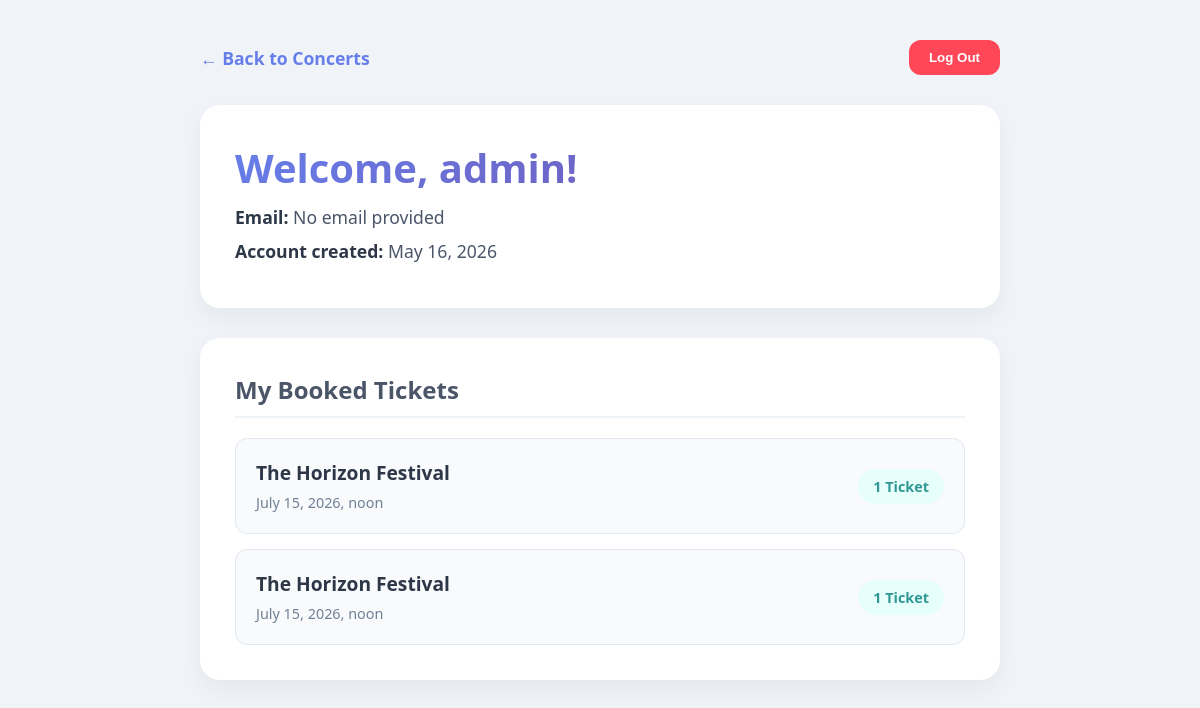
/profile/ (signed in), run on the app's committed database.
### booking/models.py (models this page shows, shortened)
class Booking(models.Model):
    user = models.ForeignKey(User, on_delete=models.CASCADE)
    concert = models.ForeignKey(Concert, on_delete=models.CASCADE)
    tickets_booked = models.IntegerField(default=1)
    booking_date = models.DateTimeField(auto_now_add=True)

class Concert(models.Model):
    title = models.CharField(max_length=200)
    description = models.TextField()
    date = models.DateTimeField()
    available_tickets = models.IntegerField()
    price = models.DecimalField(max_digits=8, decimal_places=2)
    poster = models.ImageField(upload_to='concert_posters/', blank=True, null=True)

### booking/views.py (the view)
# urls.py: path('profile/', views.profile, name='profile'),
@login_required
def profile(request):
    user_bookings = Booking.objects.filter(user=request.user)
    return render(request, 'booking/profile.html', {'bookings': user_bookings})

### booking/templates/booking/profile.html (shortened to what this page needs)
<!DOCTYPE html>
<html lang="en">
<head>
</head>
<body>
    <div class="dashboard-container">
        <div class="top-nav">
            <a href="{% url 'concert_list' %}">← Back to Concerts</a>
            <form method="POST" action="{% url 'logout' %}" style="margin: 0;">
                <button type="submit" class="logout-btn">Log Out</button>
            </form>
        </div>
        <div class="card">
            <h1>Welcome, {{ user.username }}!</h1>
            <div class="user-info">
                <p><strong>Email:</strong> {{ user.email|default:"No email provided" }}</p>
                <p><strong>Account created:</strong> {{ user.date_joined|date:"M d, Y" }}</p>
            </div>
        </div>
        <div class="card">
            <h2>My Booked Tickets</h2>
            {% if bookings %}
                <ul class="ticket-list">
                    {% for booking in bookings %}
                        <li class="ticket-item">
                            <div class="ticket-details">
                                <strong>{{ booking.concert.title }}</strong>
                                <span>{{ booking.concert.date }}</span>
                            </div>
                            <div class="ticket-badge">
                                {{ booking.tickets_booked }} Ticket{{ booking.tickets_booked|pluralize }}
                            </div>
                        </li>
                    {% endfor %}
                </ul>
            {% else %}
                <div class="empty-state">
                    <p>You haven't booked any concerts yet!</p>
                    <a href="{% url 'concert_list' %}">Browse available shows here.</a>
                </div>
            {% endif %}
        </div>
    </div>
</body>
</html>

### booking/templates/booking/profile.html (style rules this page uses)
body { font-family: 'Segoe UI', Tahoma, Geneva, Verdana, sans-serif; background-color: #f0f4f8; color: #2d3748; margin: 0; padding: 40px 20px; display: flex; justify-content: center; }
.dashboard-container { width: 100%; max-width: 800px; animation: fadeIn 0.5s ease; }
.top-nav { display: flex; justify-content: space-between; align-items: center; margin-bottom: 30px; }
.top-nav a { color: #667eea; text-decoration: none; font-weight: bold; font-size: 1.1em; transition: color 0.2s; }
.logout-btn { background: #ff4757; color: white; border: none; padding: 10px 20px; border-radius: 12px; font-weight: bold; cursor: pointer; transition: transform 0.1s ease; }
.card { background: white; border-radius: 20px; padding: 35px; box-shadow: 0 10px 25px rgba(0,0,0,0.05); margin-bottom: 30px; }
h1 { margin-top: 0; font-size: 2.5em; background: linear-gradient(135deg, #667eea 0%, #764ba2 100%); -webkit-background-clip: text; -webkit-text-fill-color: transparent; margin-bottom: 5px; }
h2 { color: #4a5568; font-size: 1.5em; margin-top: 0; margin-bottom: 20px; border-bottom: 2px solid #edf2f7; padding-bottom: 10px; }
.user-info p { font-size: 1.1em; color: #4a5568; margin: 10px 0; }
.user-info strong { color: #2d3748; }
.ticket-list { list-style: none; padding: 0; margin: 0; display: grid; gap: 15px; }
.ticket-item { background: #f8fafc; border: 1px solid #e2e8f0; border-radius: 12px; padding: 20px; display: flex; justify-content: space-between; align-items: center; transition: transform 0.2s ease, border-color 0.2s ease; }
.ticket-details strong { display: block; font-size: 1.2em; color: #2d3748; margin-bottom: 5px; }
.ticket-details span { color: #718096; font-size: 0.9em; }
.ticket-badge { background: #e6fffa; color: #319795; padding: 8px 15px; border-radius: 20px; font-weight: bold; font-size: 0.9em; }

### data on the page
Booking: concert "The Horizon Festival", concert "July 15, 2026, noon", tickets_booked "1"
Booking: concert "The Horizon Festival", concert "July 15, 2026, noon", tickets_booked "1"

### other printed values
{{ user.username }} "admin"
{{ user.email|default:"No email provided" }} "No email provided"
{{ user.date_joined|date:"M d, Y" }} "May 16, 2026"
